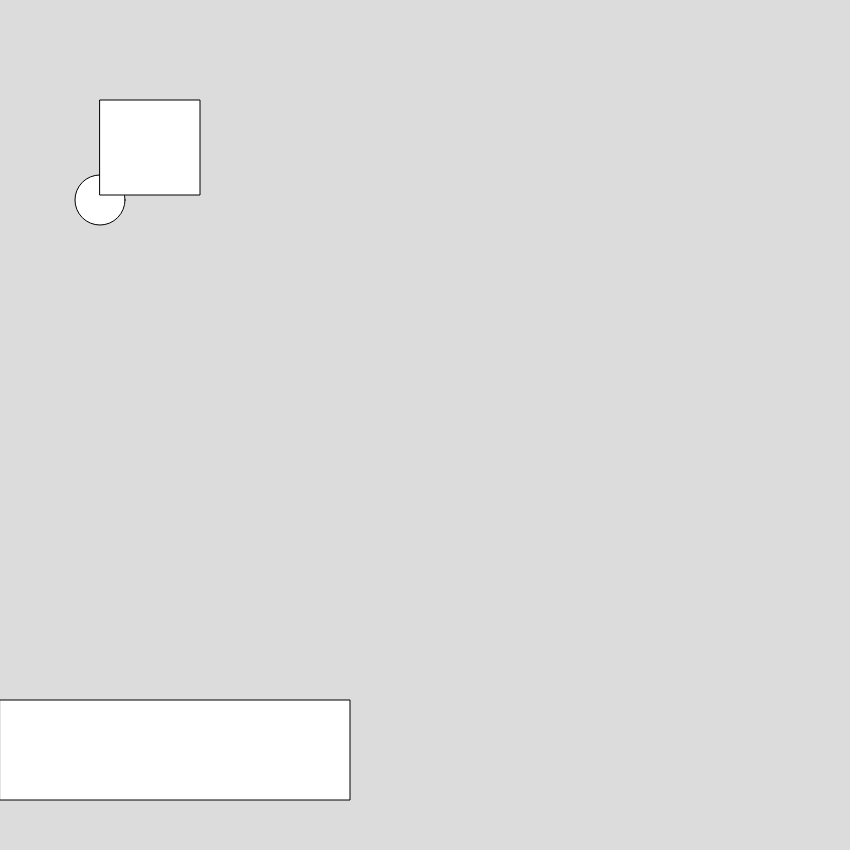
Frame 1 (no input)
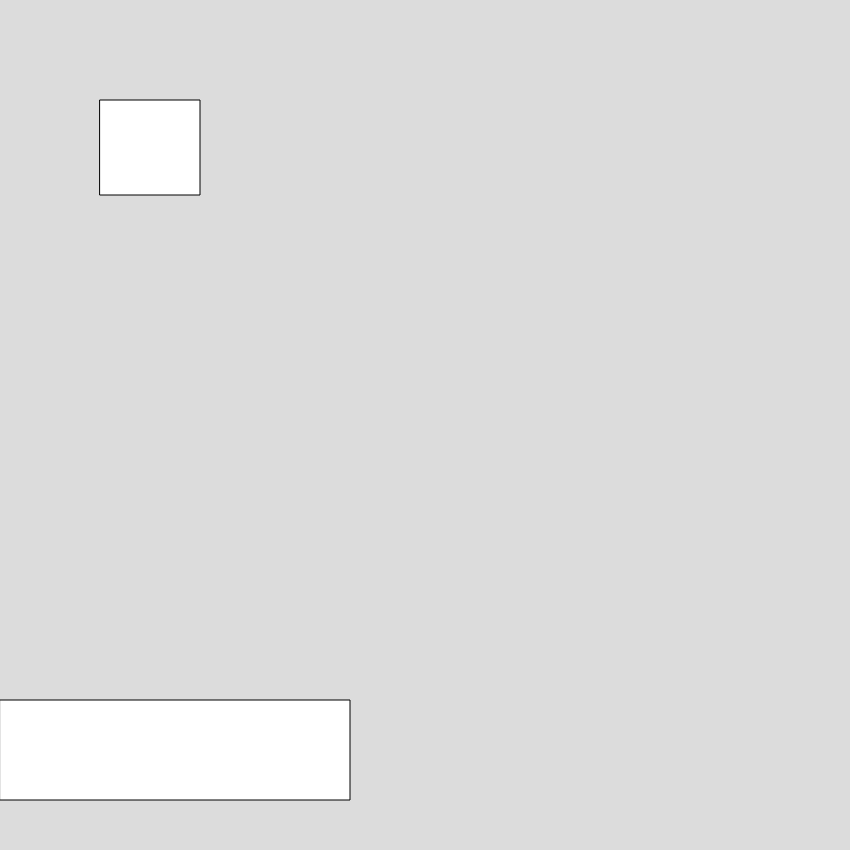
Frame 60 (no input)
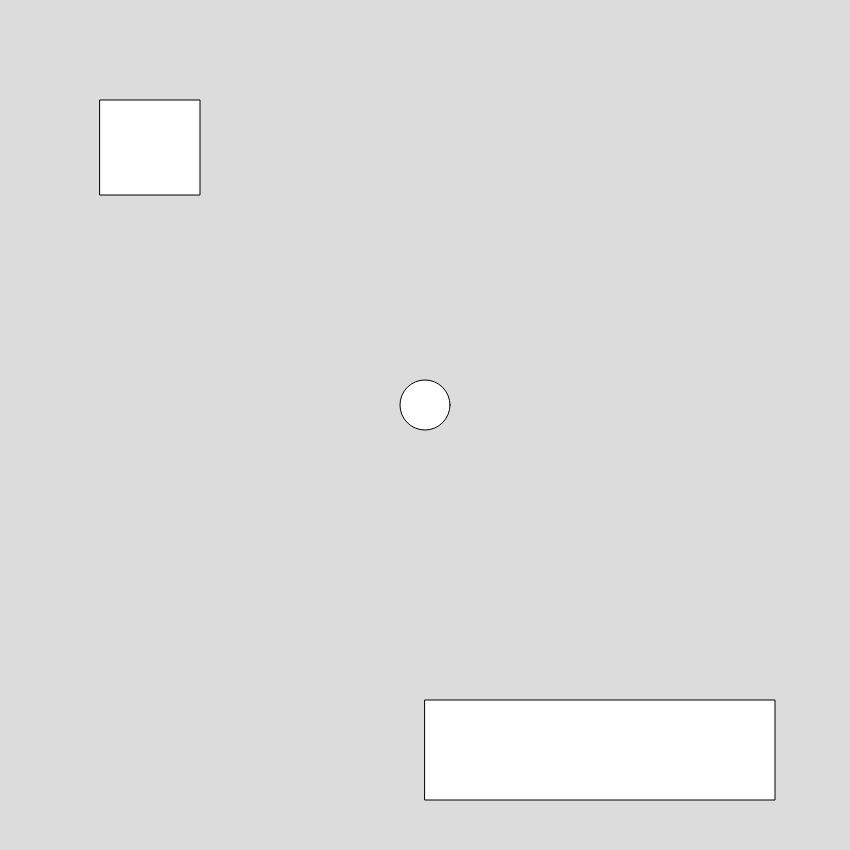
Frame 120 (the mouse pressed at the canvas centre since frame 60)

The p5.js sketch that drew these frames (run headless with seeded random() and noise() and a simulated clock; from frame 60 on, the mouse is pressed at the canvas centre):

// p5.js sketch
// ── sketch.js
var bally = 200;
var ballx = 100;
var boyy = 100;
var boyx = 100;

function setup() {
  noCursor();
  createCanvas(850, 850);
}

function draw() {
  background(220);
  rect(mouseX, 700, 350, 100);
  ellipse(ballx, bally, 50);
  bally = bally - 5;
  rect(boyx, boyy, 100, 95);
  if (ballx > boyx && bally < boyx + 100) {
    boyx = random(850);
    boyy = random(500);
  }
}

function mousePressed() {
  ballx = mouseX;
  bally = 700;
}
